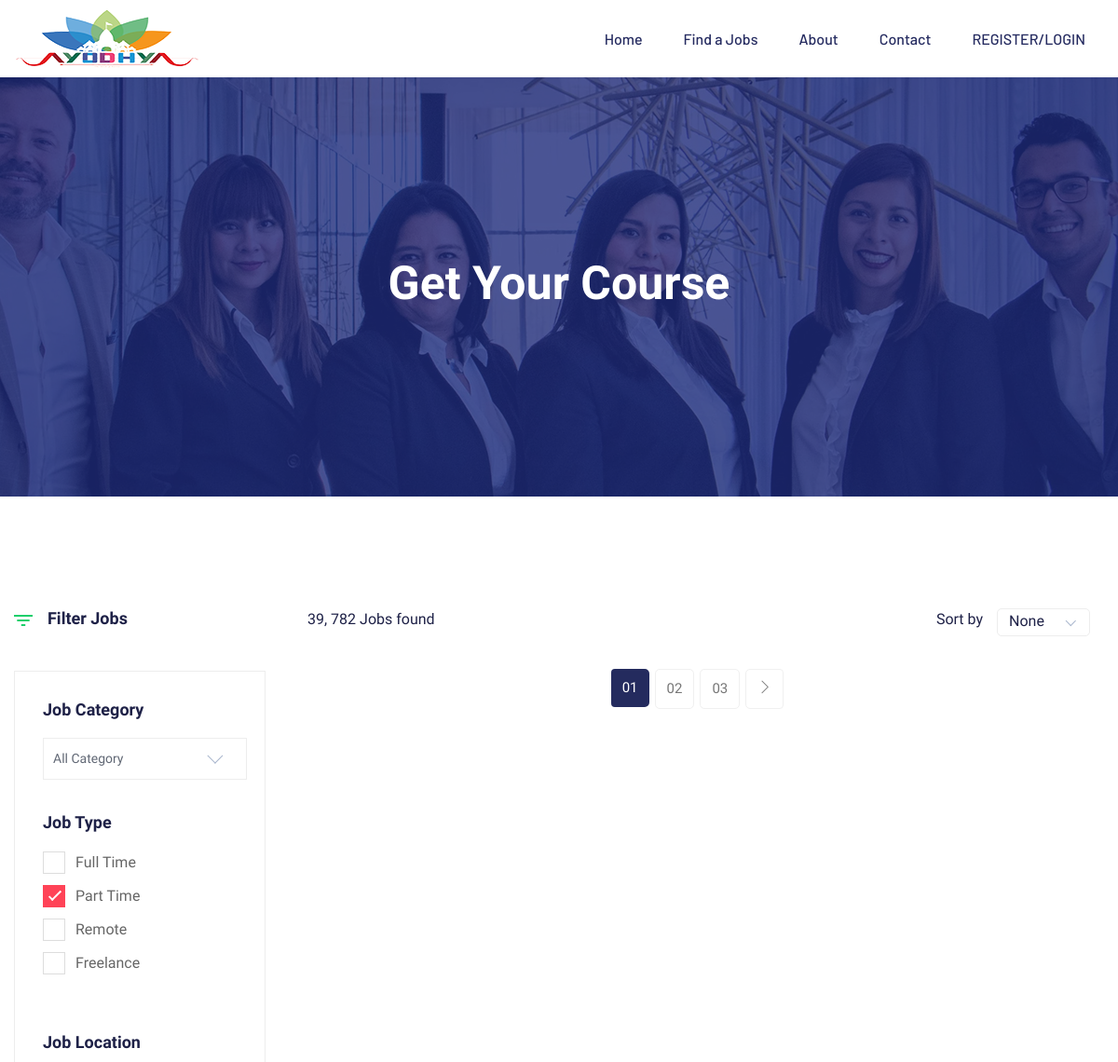
/course/ (upper part), run on an earlier commit of the app's database.
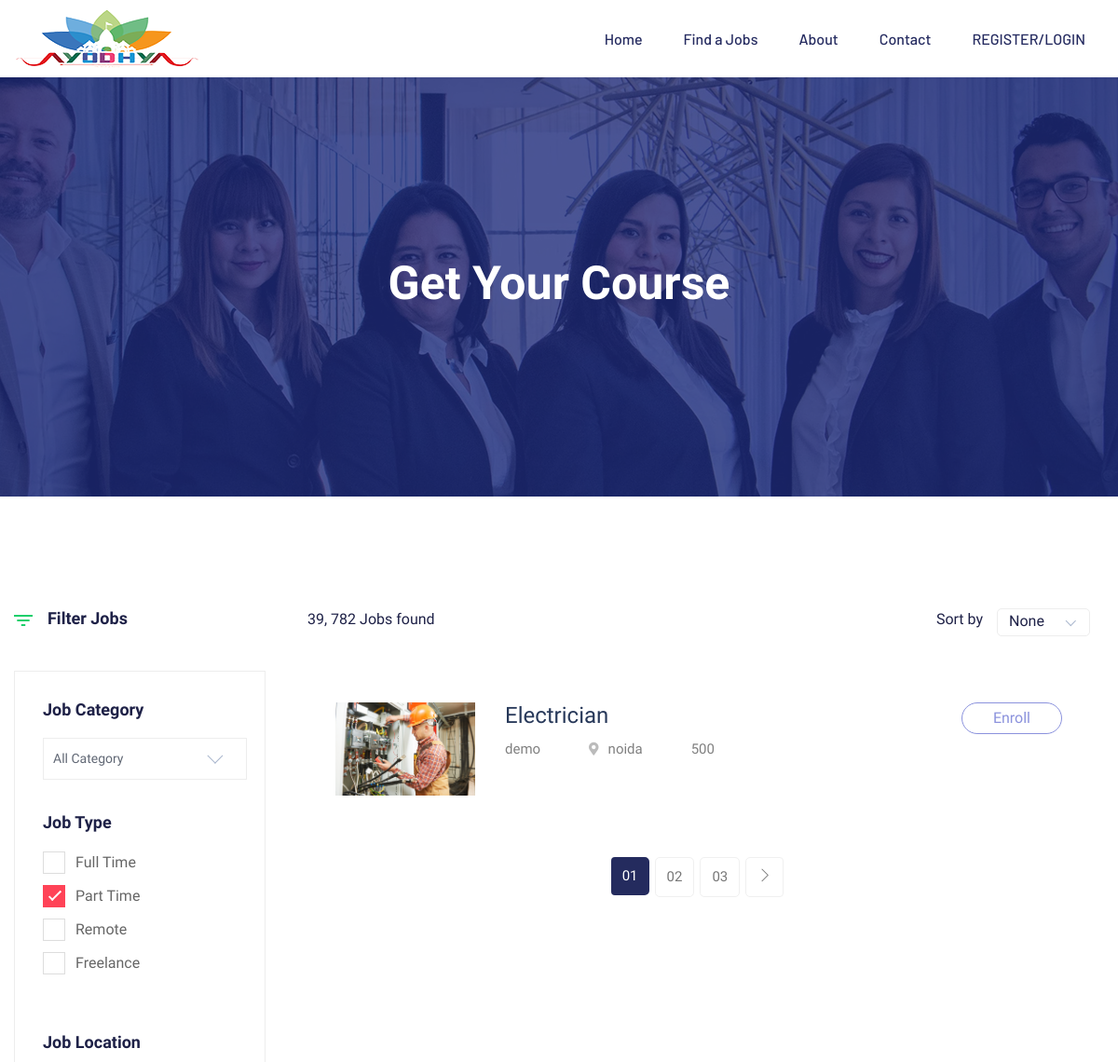
And on a later commit of the database.
### app/models.py (models this page shows, shortened)
class Course(models.Model):
    course_img = models.ImageField(upload_to = 'course_pic')
    course_name = models.CharField(max_length=100)
    course_amt = models.IntegerField()
    company_name = models.CharField(max_length=100)
    course_location = models.CharField(max_length=100)

### app/views.py (the view)
# urls.py: path('course/',views.course,name="course"),
def course(request):
     course = Course.objects.all()
     return render(request,'homepage/course.html',{'course':course})

### templates/homepage/course.html (shortened to what this page needs)
{% extends 'BASE/base.html' %}
{% load static %}
{% block content %}
<main>
  <div class="slider-area">
    <div
      class="single-slider section-overly slider-height2 d-flex align-items-center"
      data-background="{% static 'assets/img/hero/about.jpg' %}">
      <div class="container">
        <div class="row">
          <div class="col-xl-12">
            <div class="hero-cap text-center">
              <h2>Get your Course</h2>
            </div>
          </div>
        </div>
      </div>
    </div>
  </div>
  <div class="job-listing-area pt-120 pb-120">
    <div class="container">
      <div class="row">
        <div class="col-xl-3 col-lg-3 col-md-4">
          <div class="row">
            <div class="col-12">
              <div class="small-section-tittle2 mb-45">
                <div class="ion">
                </div>
                <h4>Filter Jobs</h4>
              </div>
            </div>
          </div>
          <div class="job-category-listing mb-50">
            <div class="single-listing">
              <div class="small-section-tittle2">
                <h4>Job Category</h4>
              </div>
              <div class="select-Categories pt-80 pb-50">
                <div class="small-section-tittle2">
                  <h4>Job Type</h4>
                </div>
                <label class="container"
                  >Full Time
                  <span class="checkmark"></span>
                </label>
                <label class="container"
                  >Part Time
                  <span class="checkmark"></span>
                </label>
                <label class="container"
                  >Remote
                  <span class="checkmark"></span>
                </label>
                <label class="container"
                  >Freelance
                  <span class="checkmark"></span>
                </label>
              </div>
            </div>
            <div class="single-listing">
              <div class="small-section-tittle2">
                <h4>Job Location</h4>
              </div>
            </div>
            <div class="single-listing">
              <aside
                class="left_widgets p_filter_widgets price_rangs_aside sidebar_box_shadow"
              >
                <div class="widgets_inner">
                  <div class="range_item">
                    <input type="text" class="js-range-slider" value="" />
                  </div>
                </div>
              </aside>
            </div>
          </div>
        </div>
        <div class="col-xl-9 col-lg-9 col-md-8">
          <section class="featured-job-area">
            <div class="container">
              <div class="row">
                <div class="col-lg-12">
                  <div class="count-job mb-35">
                    <span>39, 782 Jobs found</span>
                    <div class="select-job-items">
                      <span>Sort by</span>
                    </div>
                  </div>
                </div>
              </div>
              {% for i in course %}
              <div class="single-job-items mb-30">
                <div class="job-items">
                  <div class="company-img">
                    <a href="#"
                      ><img src="/media/{{i.course_img}}" alt="" style="width:150px; height:100px;" class="zoom"/></a>
                  </div>
                  <div class="job-tittle job-tittle2">
                    <a href="#">
                      <h4>{{i.course_name}}</h4>
                    </a>
                    <ul>
                      <li>{{i.company_name}}</li>
                      <li>
                        <i class="fas fa-map-marker-alt"></i>{{i.course_location}}
                      </li>
                      <li>{{i.course_amt}}</li>
                    </ul>
                  </div>
                </div>
                <div class="items-link items-link2 f-right text-center">
                  <a href="{% url 'TRAINING_process' %}">Enroll</a>
                </div>
              </div>
              {% endfor %}
            </div>
            <div class="pagination-area pb-115 text-center">
              <div class="container">
                <div class="row">
                  <div class="col-xl-12">
                    <div class="single-wrap d-flex justify-content-center">
                      <nav aria-label="Page navigation example">
                        <ul class="pagination justify-content-start">
                          <li class="page-item active">
                            <a class="page-link" href="#">01</a>
                          </li>
                          <li class="page-item">
                            <a class="page-link" href="#">02</a>
                          </li>
                          <li class="page-item">
                            <a class="page-link" href="#">03</a>
                          </li>
                          <li class="page-item">
                            <a class="page-link" href="#"
                              ><span class="ti-angle-right"></span
                            ></a>
                          </li>
                        </ul>
                      </nav>
                    </div>
                  </div>
                </div>
              </div>
            </div>
          </section>
        </div>
      </div>
    </div>
  </div>
</main>
{% endblock content %}

### templates/BASE/base.html (shortened to what this page needs)
{% load static %}
<!DOCTYPE html>
<html dir="ltr" lang="en">
   <head>
      <link rel="stylesheet" href="{% static 'assets/css/bootstrap.min.css' %}" />
      <link rel="stylesheet" href="{% static 'assets/css/owl.carousel.min.css' %}" />
      <link rel="stylesheet" href="{% static 'assets/css/flaticon.css' %}" />
      <link rel="stylesheet" href="{% static 'assets/css/price_rangs.css' %}" />
      <link rel="stylesheet" href="{% static 'assets/css/slicknav.css' %}" />
      <link rel="stylesheet" href="{% static 'assets/css/animate.min.css' %}" />
      <link rel="stylesheet" href="{% static 'assets/css/magnific-popup.css' %}" />
      <link rel="stylesheet" href="{% static 'assets/css/fontawesome-all.min.css' %}" />
      <link rel="stylesheet" href="{% static 'assets/css/themify-icons.css' %}" />
      <link rel="stylesheet" href="{% static 'assets/css/slick.css' %}" />
      <link rel="stylesheet" href="{% static 'assets/css/nice-select.css' %}" />
      <link rel="stylesheet" href="{% static 'assets/css/style.css' %}" />
      <link rel="stylesheet" href="{% static 'assets/css/blog.css' %}" />
   </head>
   <body>
      {% include 'BASE/header.html' %}
      {% block content %}{% endblock content %}
   </body>
</html>

### templates/BASE/header.html (shortened to what this page needs)
{% load static %}
<header>
   <div class="header-area header-transparrent">
      <div class="headder-top header-sticky">
         <div class="container">
            <div class="row align-items-center">
               <div class="col-lg-3 col-md-3">
                  <div class="logo">
                     <a href="index.html"><img src="{% static 'assets/img/logo/logo3.png' %}" alt="" /></a>
                  </div>
               </div>
               <div class="col-lg-9 col-md-9">
                  <div class="menu-wrapper float-right">
                     <div class="main-menu">
                        <nav class="d-none d-lg-block">
                           <ul id="navigation">
                              <li><a href="{% url 'home' %}">Home</a></li>
                              <li><a href="{% url 'joblisting' %}">Find a Jobs</a></li>
                              <li><a href="{% url 'about' %}">About</a></li>
                              <li><a href="{% url 'contact' %}">Contact</a></li>
                              <li>
                                 <a href="#">REGISTER/LOGIN</a>
                              </li>
                           </ul>
                        </nav>
                     </div>
                  </div>
               </div>
            </div>
         </div>
      </div>
</header>

### templates/BASE/footer.html (shortened to what this page needs)
{% load static %}

### static/assets/css/price_rangs.css (style rules this page uses)
.irs-hidden-input { position: absolute !important; display: block !important; top: 0 !important; left: 0 !important; width: 0 !important; height: 0 !important; font-size: 0 !important; line-height: 0 !important; padding: 0 !important; margin: 0 !important; outline: none !important; z-index: -9999 !important; background: none !important; border-style: solid !important; border-color: transparent !important; }

### static/assets/css/blog.css (style rules this page uses)
* { margin: 0; padding: 0; }
html { height: 100%; }

What changed in the data, as far as the page shows it:
added Course: course_img (picture), course_name "Electrician", company_name "demo", course_location "noida", course_amt "500"
